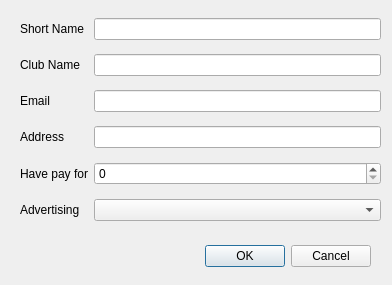
<?xml version="1.0" encoding="UTF-8"?>
<ui version="4.0">
 <class>Dialog</class>
 <widget class="QDialog" name="Dialog">
  <property name="geometry">
   <rect>
    <x>0</x>
    <y>0</y>
    <width>392</width>
    <height>285</height>
   </rect>
  </property>
  <property name="windowTitle">
   <string>Dialog</string>
  </property>
  <widget class="QDialogButtonBox" name="buttonBox">
   <property name="geometry">
    <rect>
     <x>30</x>
     <y>240</y>
     <width>341</width>
     <height>32</height>
    </rect>
   </property>
   <property name="orientation">
    <enum>Qt::Horizontal</enum>
   </property>
   <property name="standardButtons">
    <set>QDialogButtonBox::Cancel|QDialogButtonBox::Ok</set>
   </property>
  </widget>
  <widget class="QWidget" name="gridLayoutWidget">
   <property name="geometry">
    <rect>
     <x>20</x>
     <y>10</y>
     <width>361</width>
     <height>224</height>
    </rect>
   </property>
   <layout class="QGridLayout" name="gridLayout">
    <item row="0" column="0">
     <widget class="QLabel" name="label">
      <property name="text">
       <string>Short Name</string>
      </property>
     </widget>
    </item>
    <item row="0" column="2">
     <widget class="QLineEdit" name="lineEdit"/>
    </item>
    <item row="5" column="0">
     <widget class="QLabel" name="label_6">
      <property name="text">
       <string>Advertising</string>
      </property>
     </widget>
    </item>
    <item row="4" column="0">
     <widget class="QLabel" name="label_5">
      <property name="text">
       <string>Have pay for</string>
      </property>
     </widget>
    </item>
    <item row="1" column="0">
     <widget class="QLabel" name="label_2">
      <property name="text">
       <string>Club Name</string>
      </property>
     </widget>
    </item>
    <item row="3" column="0">
     <widget class="QLabel" name="label_4">
      <property name="text">
       <string>Address</string>
      </property>
     </widget>
    </item>
    <item row="2" column="0">
     <widget class="QLabel" name="label_3">
      <property name="text">
       <string>Email</string>
      </property>
     </widget>
    </item>
    <item row="1" column="2">
     <widget class="QLineEdit" name="lineEdit_2"/>
    </item>
    <item row="2" column="2">
     <widget class="QLineEdit" name="lineEdit_3"/>
    </item>
    <item row="3" column="2">
     <widget class="QLineEdit" name="lineEdit_4"/>
    </item>
    <item row="4" column="2">
     <widget class="QSpinBox" name="spinBox"/>
    </item>
    <item row="5" column="2">
     <widget class="QComboBox" name="comboBox"/>
    </item>
   </layout>
  </widget>
 </widget>
 <resources/>
 <connections>
  <connection>
   <sender>buttonBox</sender>
   <signal>accepted()</signal>
   <receiver>Dialog</receiver>
   <slot>accept()</slot>
   <hints>
    <hint type="sourcelabel">
     <x>248</x>
     <y>254</y>
    </hint>
    <hint type="destinationlabel">
     <x>157</x>
     <y>274</y>
    </hint>
   </hints>
  </connection>
  <connection>
   <sender>buttonBox</sender>
   <signal>rejected()</signal>
   <receiver>Dialog</receiver>
   <slot>reject()</slot>
   <hints>
    <hint type="sourcelabel">
     <x>316</x>
     <y>260</y>
    </hint>
    <hint type="destinationlabel">
     <x>286</x>
     <y>274</y>
    </hint>
   </hints>
  </connection>
 </connections>
</ui>
